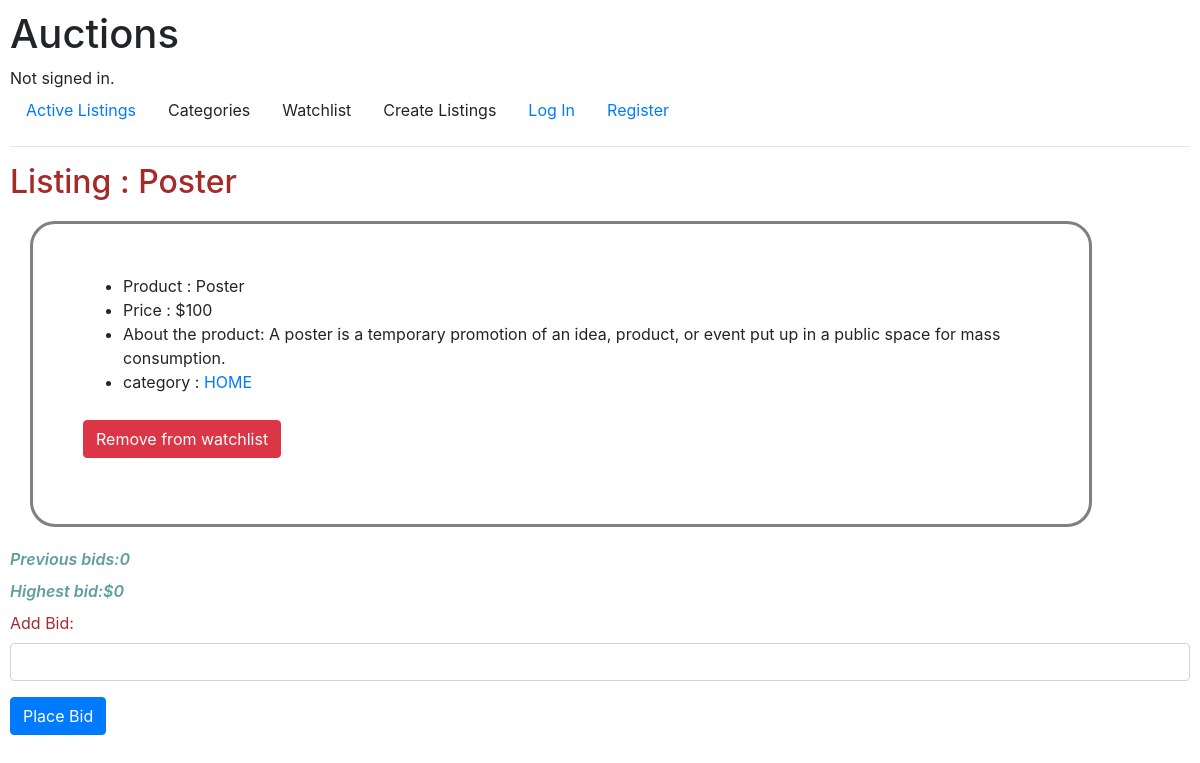
Screenshot of /detailedView/1 with the database file from the repository.
### auctions/models.py (models this page shows)
class AuctionListing(models.Model):
    user = models.ForeignKey(User,on_delete=models.CASCADE,null=True)
    title = models.CharField(max_length=30)
    description = models.CharField(max_length=500)
    bid= models.IntegerField(null=False)
    image = models.ImageField(upload_to = "media/")
    options = (
        ("FASHION","fashion"),
        ("TOYS","toys"),
        ("ELECTRONICS","electronics"),
        ("HOME","home"),
        ("OTHER","other")
    )
    category = models.CharField(max_length=15, choices=options,default="None")
    active=models.BooleanField(default=True)

### auctions/views.py (the view)
# urls.py: path("detailedView/<str:pk>", views.detailed_view, name= "detailed_view"),
def detailed_view(request,pk):
    items_waitlist=[]
    pre_bids_total = (bids.objects.filter(auction_id = pk)).count()
    pre_bids = bids.objects.filter(auction_id = pk)
    highest_bid=0
    winner=""
    cancel_auction=False
    if(pre_bids):
        highest_bids = pre_bids.last()
        highest_bid = highest_bids.bids
        highest_bidder = highest_bids.bidder_id
        winner=User.objects.get(id=highest_bidder)
    w_whachList = Watchlist.objects.all()
    lists = AuctionListing.objects.get(pk=pk)
    if(request.user.id == lists.user_id):
        cancel_auction==True
    for _wList in w_whachList:
        data = _wList.listingid
        items_waitlist.append(data)
    if lists not in items_waitlist:
        return render(request,"auctions/detailed_view.html",
        {
            "title":lists.title,
            "description":lists.description,
            "bid":lists.bid,
            "category":lists.category,
            "auction_id":pk,
            "added":False,
            "p_bids":pre_bids_total,
            "h_bid":highest_bid,
            "cancel_auction":cancel_auction,
            "post_createdBy":lists.user_id,
            "active":lists.active,
            "winner":winner
        }
                )
    else:
        return render(request,"auctions/detailed_view.html",
        {
            "title":lists.title,
            "description":lists.description,
            "bid":lists.bid,
            "category":lists.category,
            "auction_id":pk,
            "added":True,
            "p_bids":pre_bids_total,
            "h_bid":highest_bid,
            "cancel_auction":cancel_auction,
            "post_createdBy":lists.user_id,
            "active":lists.active,
            "winner":winner
        }
                )

### auctions/templates/auctions/detailed_view.html (shortened to what this page needs)
{% extends "auctions/layout.html" %} {% load static %} {% block body %}
<head>
    <link rel="stylesheet" href="https://stackpath.bootstrapcdn.com/bootstrap/4.4.1/css/bootstrap.min.css">
    <link href="{% static 'auctions/styles.css' %}" type="text/css" rel="stylesheet">
</head>
<h2 style="color:brown;">Listing : {{ title }} </h2>
<div class="main-detailed-div">
    <ul>
        <li>Product : {{ title }}</li>
        <li>Price : ${{ bid }}</li>
        <li> About the product: {{ description }} </li>
        <li>
            category :
            <a href="{% url 'category' category %}">
                {{ category }}
            </a>
        </li>
        <a>
            <div style="height: 10px;width: 10px;">
            </div>
        </a>
    </ul>
    <p>
        {% if added %}
        <a href="{% url 'removewatchlist' auction_id %}"><button class="btn btn-danger">Remove from
                watchlist</button></a> {% else %}
        <a href="{% url 'addTowatchlist' auction_id %}"><button class="btn btn-success">Add to
                watchlist</button></a> {% endif %}
    </p>
</div>
<div>
    <label style="color: cadetblue;font-size: medium;font-weight: 600;font-style: italic;">Previous
        bids:{{ p_bids }}</label>
</div>
<div>
    <label style="color: cadetblue;font-size: medium;font-weight: 600;font-style: italic;">Highest
        bid:${{ h_bid }}</label>
</div>
{% if active %}
<form method="POST" action="{% url 'addBid' auction_id %}">
    <div>
        <div class="form-group">
            <label for="bids" style="color:brown;">Add Bid:</label>
            <input type="text" class="form-control" name="bids">
        </div>
        <button type="submit" class="btn btn-primary">Place Bid</button>
    </div>
</form>
 {% endif %} {% endblock %}

### auctions/static/auctions/styles.css (style rules this page uses)
body { padding: 10px; }
.main-detailed-div { background-color: white; width: 90%; border: 3px solid grey; padding: 50px; margin: 20px; border-radius: 25px; }

### rows the page displays
AuctionListing: title "Poster", description "A poster is a temporary promotion of an idea, product, or event put up in a public space for mass consumption.", category "HOME"

### other values shown
{{ bid }} "100"
{{ p_bids }} "0"
{{ h_bid }} "0"
